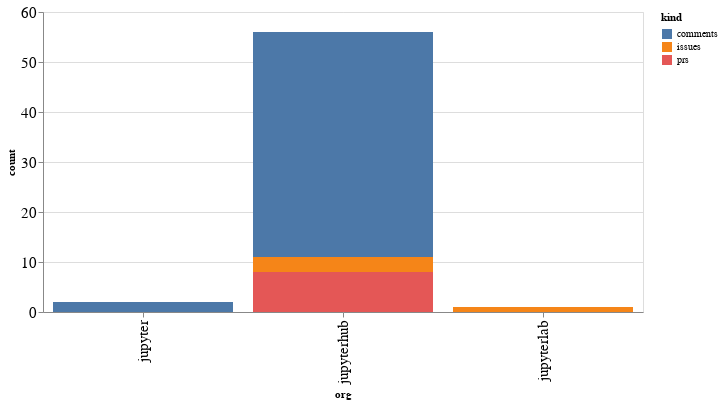

The code cell stored with this chart in its notebook:
### Code cell
alt.Chart(org_summaries, width=600).mark_bar().encode(
    x='org',
    y='count',
    color='kind',
    tooltip="org"
)

### Figure 1 — Vega-Lite specification as saved in the notebook (floating-point values rounded to 4 significant figures)
{"config": {"axisLeft": {"labelFontSize": 15}, "axisBottom": {"labelFontSize": 15}}, "data": {"name": "data-eb4dc8c3cfdf54471cd616e2608036d3"}, "mark": "bar", "encoding": {"color": {"type": "nominal", "field": "kind"}, "tooltip": {"type": "nominal", "field": "org"}, "x": {"type": "nominal", "field": "org"}, "y": {"type": "quantitative", "field": "count"}}, "width": 600, "$schema": "https://vega.github.io/schema/vega-lite/v4.8.1.json", "datasets": {"data-eb4dc8c3cfdf54471cd616e2608036d3": [{"org": "jupyter", "kind": "comments", "count": 2}, {"org": "jupyterhub", "kind": "comments", "count": 45}, {"org": "jupyterhub", "kind": "issues", "count": 3}, {"org": "jupyterhub", "kind": "prs", "count": 8}, {"org": "jupyterlab", "kind": "issues", "count": 1}]}}
